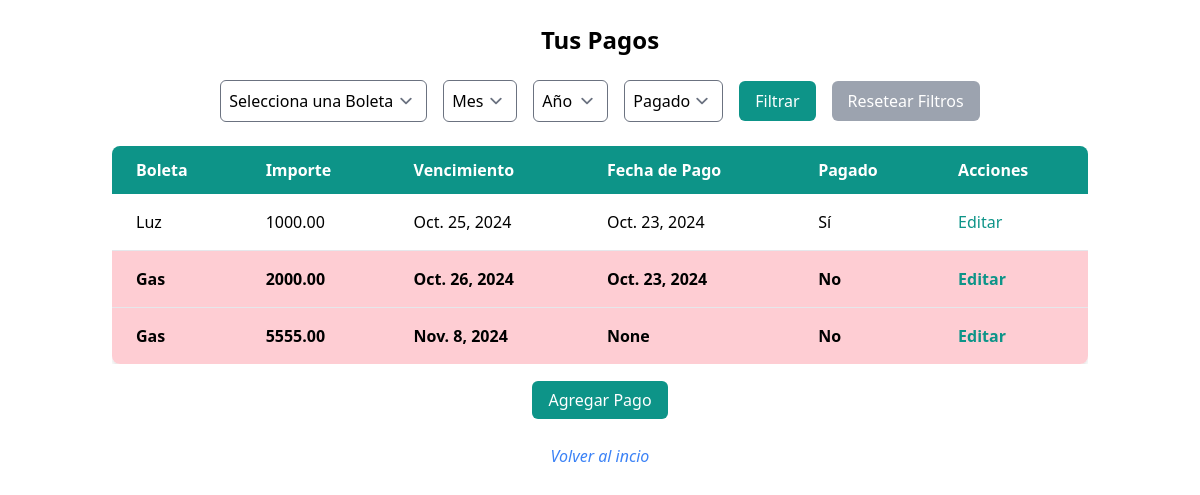
The page /payments/ (signed in) on the database as committed earlier.
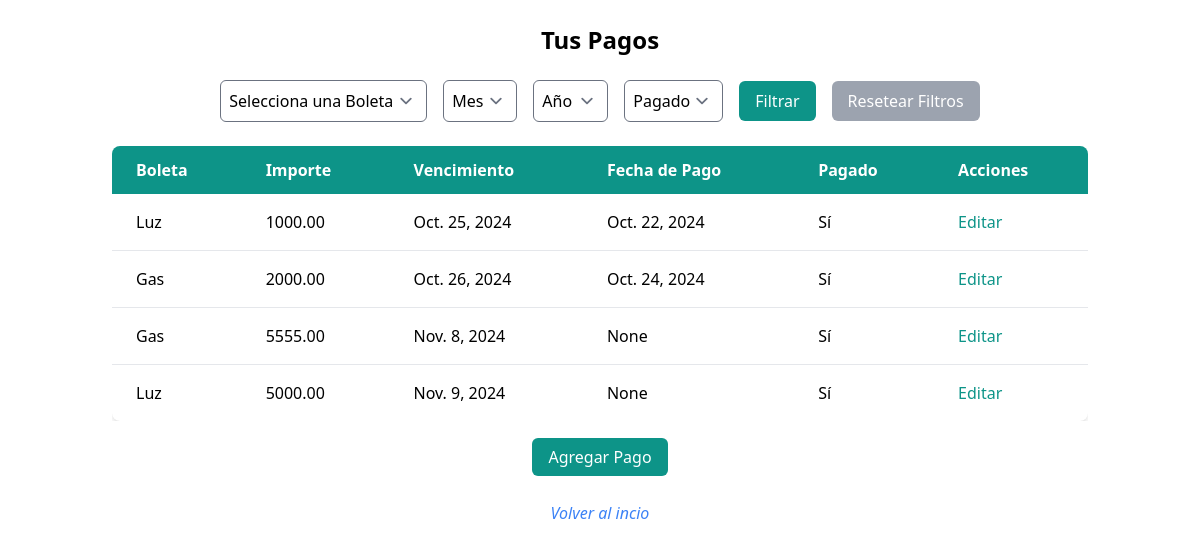
The same page on the database as committed later.
### core/models.py (models this page shows, shortened)
class Payment(models.Model):
    boleta = models.ForeignKey(Boleta, on_delete=models.CASCADE)
    user = models.ForeignKey(User, on_delete=models.CASCADE)
    amount = models.DecimalField(max_digits=10, decimal_places=2)
    payment_due = models.DateField(null=True, blank=True)
    payment_day = models.DateField(null=True, blank=True)
    payed = models.BooleanField(default=False)

class Boleta(models.Model):
    name = models.CharField(max_length=100)
    class Meta:
        ordering = ['name']
        verbose_name_plural = 'Boletas'
    def __str__(self):
        return self.name

### core/views.py (the view)
# urls.py: path('payments/', views.payment_list, name='payment_list'),
@login_required
def payment_list(request):
    selected_boleta = request.GET.get('boleta', '')
    mes = request.GET.get('mes')
    año = request.GET.get('año')
    pagado = request.GET.get('payed')
    payments = Payment.objects.filter(user=request.user)
    if selected_boleta:
        payments = payments.filter(boleta__id=selected_boleta)
    if mes:
        payments = payments.filter(payment_due__month=int(mes))
    if año:
        payments = payments.filter(payment_due__year=int(año))
    if pagado:
        payments = payments.filter(payed=(pagado == '1'))
    boletas = Boleta.objects.all()
    meses = range(1, 13)
    años = range(2020, datetime.now().year + 1)
    return render(request, 'core/payment_list.html', {
        'payments': payments,
        'meses': meses,
        'años': años,
        'boletas': boletas,
        'filtros': {'boleta': selected_boleta, 'mes': mes, 'año': año, 'payed': pagado},
    })

### core/templates/core/payment_list.html (shortened to what this page needs)
{% extends 'core/base.html' %}
{% block content %}
<h2 class="text-2xl font-bold text-center mb-6">Tus Pagos</h2>
<form method="GET"  class="mb-6 flex flex-col sm:flex-row flex-wrap gap-4 justify-center items-center">
    <select name="boleta" class="p-2 border rounded-md pr-8 sm:w-auto">
        <option value="">Selecciona una Boleta</option>
    </select>
    <select name="mes" class="p-2 border rounded-md pr-8 sm:w-auto">
        <option value="">Mes     </option>
    </select>
    <select name="año" class="p-2 border rounded-md pr-7 sm:w-auto">
        <option value="">Año     </option>
    </select>
    <select name="payed" class="p-2 border rounded-md pr-8 sm:w-auto">
        <option value="">Pagado</option>
    </select>
    <div class="flex gap-4 w-full sm:w-auto justify-center">
        <button type="submit" class="py-2 px-4 bg-teal-600 text-white rounded-md hover:bg-teal-800 transition">
            Filtrar
        </button>
        <a href="{% url 'core:payment_list' %}"
            class="py-2 px-4 bg-gray-400 text-white rounded-md hover:bg-gray-600 transition">
            Resetear Filtros
        </a>
    </div>
</form>
<div class="overflow-x-auto">
    <table class="min-w-full bg-white shadow-md rounded-lg overflow-hidden">
        <thead class="bg-teal-600 text-white">
            <tr>
                <th class="px-6 py-3 text-left">Boleta</th>
                <th class="px-6 py-3 text-left">Importe</th>
                <th class="px-6 py-3 text-left">Vencimiento</th>
                <th class="px-6 py-3 text-left">Fecha de Pago</th>
                <th class="px-6 py-3 text-left">Pagado</th>
                <th class="px-6 py-3 text-left">Acciones</th>
            </tr>
        </thead>
        <tbody class="divide-y divide-gray-200">
            {% for pago in payments %}
            <tr class="{% if not pago.payed %}bg-rose-200 font-semibold{% else %}hover:bg-gray-100{% endif %}">
                <td class="px-6 py-4">{{ pago.boleta }}</td>
                <td class="px-6 py-4">{{ pago.amount }}</td>
                <td class="px-6 py-4">{{ pago.payment_due }}</td>
                <td class="px-6 py-4">{{ pago.payment_day }}</td>
                <td class="px-6 py-4">{{ pago.payed|yesno:"Sí,No" }}</td>
                <td class="px-6 py-4">
                    <a href="{% url 'core:edit_payment' pago.id %}"
                        class="text-teal-600 hover:underline">
                        Editar
                    </a>
                </td>
            </tr>
            {% empty %}
            <tr>
                <td colspan="6" class="px-6 py-4 text-center text-gray-500">
                    No se encontraron pagos con los filtros seleccionados.
                </td>
            </tr>
            {% endfor %}
        </tbody>
    </table>
</div>
<div class="mt-6 text-center">
    <a href="{% url 'core:add_payment' %}"
        class="py-2 px-4 bg-teal-600 text-white rounded-md hover:bg-teal-800 transition">
        Agregar Pago
    </a>
</div>
<p class="text-center mt-8"><a href="{% url 'core:home' %}" class=" text-blue-500 hover:underline italic hover:font-semibold hover:text-blue-700">Volver al incio</a></p>
{% endblock %}

### core/templates/core/base.html (shortened to what this page needs)
{% load static tailwind_tags %}
<!DOCTYPE html>
<html lang="en">
<head>
    {% tailwind_css %}
</head>
<body>
    <div class="container mx-auto p-6">
        {% block content %}{% endblock  %}
    </div>
</body>
</html>

Rows that differ between the two databases and show on the page:
changed Payment: payment_day "Oct. 23, 2024" → "Oct. 22, 2024"
changed Payment: payment_day "Oct. 23, 2024" → "Oct. 24, 2024"; payed "No" → "Sí"
changed Payment "Nov. 8, 2024": payed "No" → "Sí"
added Payment: boleta "Luz", amount "5000.00", payment_due "Nov. 9, 2024", payment_day "None", payed "Sí"
